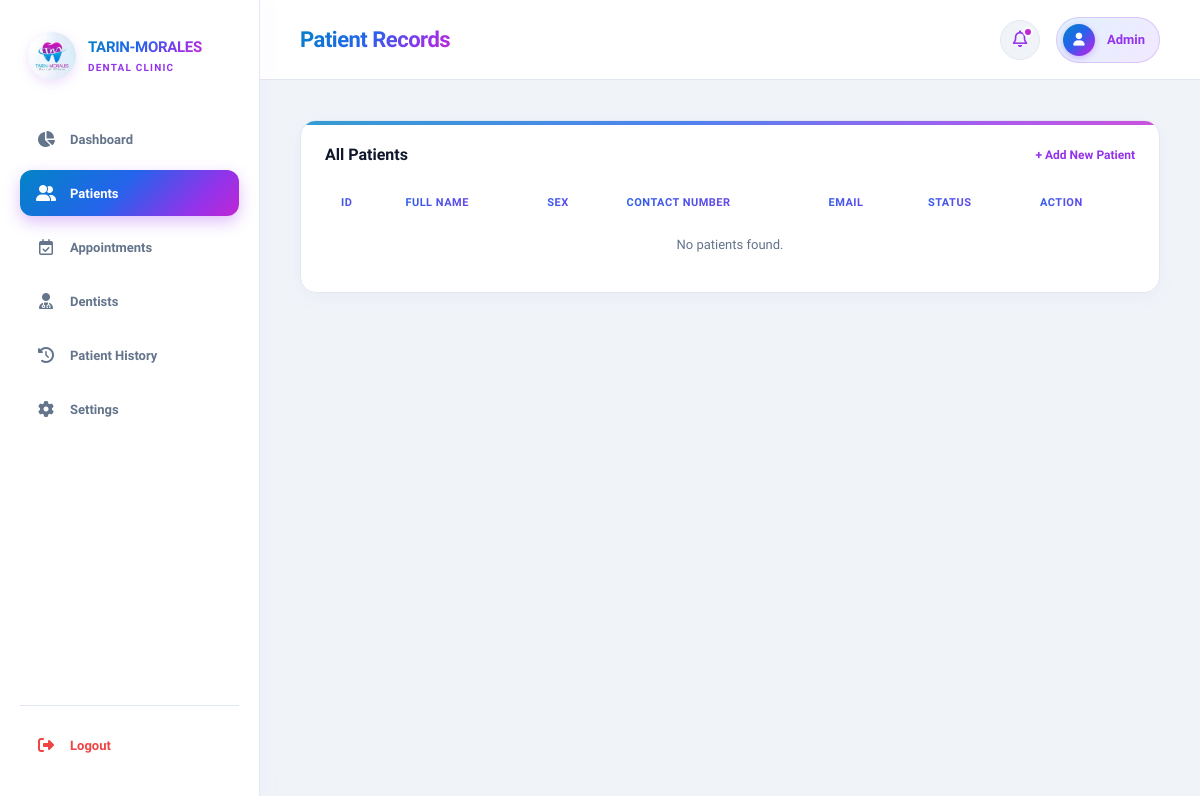
/admin/dashboard/patients.php, run on an earlier commit of the app's database.
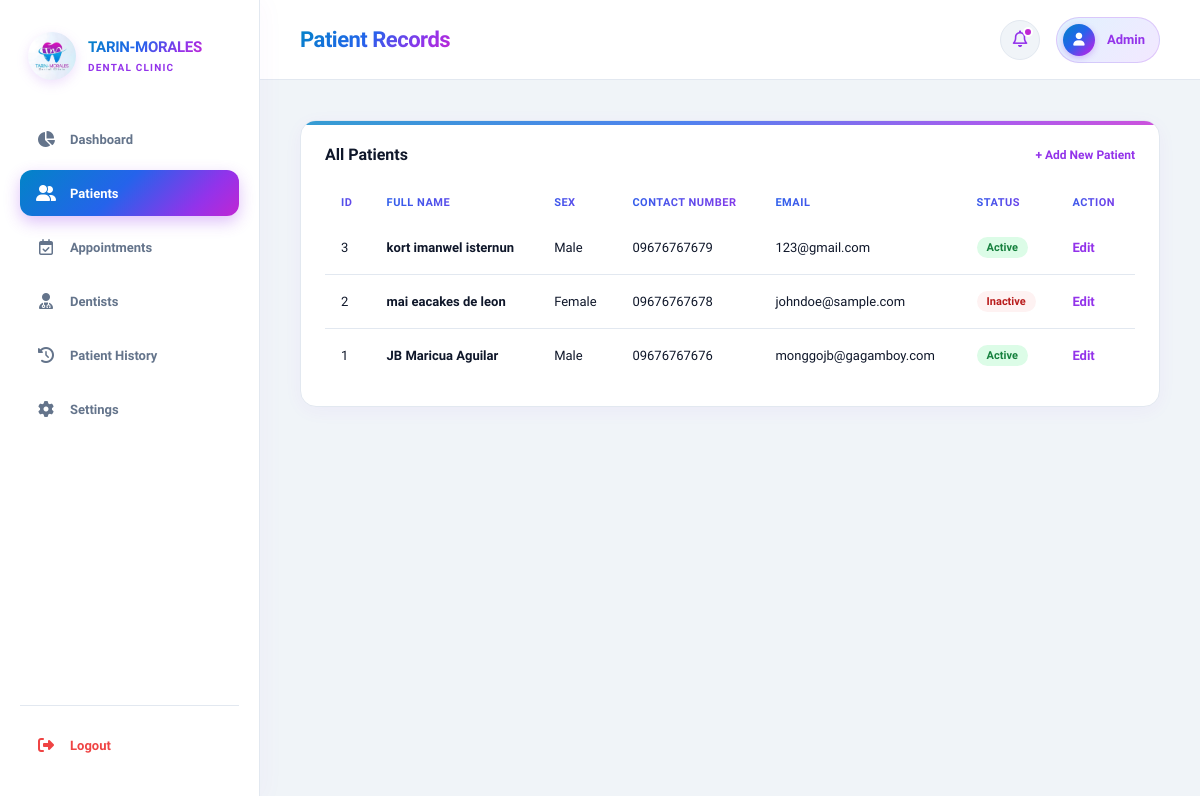
And on a later commit of the database.
### tables this page shows
CREATE TABLE `tbl_patients` (
  `patient_id` int(11) NOT NULL,
  `user_id` int(11) NOT NULL,
  `first_name` varchar(100) NOT NULL,
  `middle_name` varchar(100) DEFAULT NULL,
  `last_name` varchar(100) NOT NULL,
  `birth_date` date NOT NULL,
  `sex` enum('Male','Female') NOT NULL,
  `contact_number` varchar(20) NOT NULL,
  `address` text NOT NULL,
  `date_registered` datetime DEFAULT current_timestamp()
);

CREATE TABLE `tbl_users` (
  `user_id` int(11) NOT NULL,
  `email` varchar(255) NOT NULL,
  `username` varchar(55) NOT NULL,
  `password` varchar(255) NOT NULL,
  `role` enum('admin','dentist','patient') NOT NULL,
  `status` enum('active','inactive') DEFAULT 'active',
  `created_at` datetime DEFAULT current_timestamp()
);

### admin/db.php (called while the page is built, shortened)
<?php
$admin_name = $_SESSION['full_name'] ?? "Admin";
$current_page = basename($_SERVER['PHP_SELF']);
?>

### admin/dashboard/patients.php (the view, shortened to what this page needs)
<?php
$header_title = "Patient Records";
include __DIR__ . '/includes/header.php';
$stmtPatients = $pdo->query("
    SELECT
        p.patient_id,
        p.first_name,
        p.middle_name,
        p.last_name,
        p.sex,
        p.contact_number,
        p.address,
        p.date_registered,
        u.email,
        u.status AS user_status
    FROM tbl_patients p
    LEFT JOIN tbl_users u ON p.user_id = u.user_id
    ORDER BY p.patient_id DESC
");
$patients = $stmtPatients->fetchAll(PDO::FETCH_ASSOC);
?>
<div class="card">
  <div class="head">
    <h3>All Patients</h3>
    <a href="add-patient.php">+ Add New Patient</a>
  </div>
  <div class="table-container">
    <table>
      <thead>
        <tr>
          <th>ID</th>
          <th>Full Name</th>
          <th>Sex</th>
          <th>Contact Number</th>
          <th>Email</th>
          <th>Status</th>
          <th>Action</th>
        </tr>
      </thead>
      <tbody>
        <?php if (!empty($patients)): ?>
          <?php foreach ($patients as $p): ?>
            <?php
              $middle_initial = !empty($p['middle_name']) ? ' ' . $p['middle_name'] . ' ' : ' ';
              $full_name = trim($p['first_name'] . $middle_initial . $p['last_name']);
            ?>
            <tr>
              <td><?php echo htmlspecialchars((string)$p['patient_id'], ENT_QUOTES, 'UTF-8'); ?></td>
              <td class="patient-cell"><?php echo htmlspecialchars($full_name ?: 'Unknown Patient', ENT_QUOTES, 'UTF-8'); ?></td>
              <td><?php echo htmlspecialchars($p['sex'] ?? 'N/A', ENT_QUOTES, 'UTF-8'); ?></td>
              <td><?php echo htmlspecialchars($p['contact_number'] ?? 'N/A', ENT_QUOTES, 'UTF-8'); ?></td>
              <td><?php echo htmlspecialchars($p['email'] ?? 'N/A', ENT_QUOTES, 'UTF-8'); ?></td>
              <td>
                <?php $status_class = strtolower($p['user_status'] ?? 'active'); ?>
                <span class="status <?php echo htmlspecialchars($status_class, ENT_QUOTES, 'UTF-8'); ?>">
                  <?php echo htmlspecialchars(ucfirst(str_replace('_', ' ', $p['user_status'] ?? 'Active')), ENT_QUOTES, 'UTF-8'); ?>
                </span>
              </td>
              <td>
                <a href="edit-patient.php?id=<?php echo (int)$p['patient_id']; ?>" style="color: var(--brand-purple, #9333ea); text-decoration: none; font-weight: 600;">Edit</a>
              </td>
            </tr>
          <?php endforeach; ?>
        <?php else: ?>
          <tr>
            <td colspan="7" style="text-align: center; color: var(--text-muted);">No patients found.</td>
          </tr>
        <?php endif; ?>
      </tbody>
    </table>
  </div>
</div>
<?php include __DIR__ . '/includes/footer.php'; ?>

### admin/dashboard/includes/header.php (shortened to what this page needs)
<?php
require_once __DIR__ . '/../../db.php';
$admin_display_name = $_SESSION['admin_name'] ?? $admin_name ?? 'Admin';
?>
<!doctype html>
<html lang="en">
<head>
  <link rel="stylesheet" href="https://cdnjs.cloudflare.com/ajax/libs/font-awesome/6.4.0/css/all.min.css">
</head>
<body>
  <div class="app-container">
    <aside class="side">
      <div class="brand">
        <img src="../../images/logo.jpg" alt="Tarin-Morales Logo" class="brand-logo-img" onerror="this.src='https://via.placeholder.com/48?text=TM'">
        <div class="brand-text">
          <h2>TARIN-MORALES</h2>
          <small>Dental Clinic</small>
        </div>
      </div>
      <nav class="nav">
        <a class="<?php echo isset($current_page) && $current_page == 'dashboard.php' ? 'active' : ''; ?>" href="dashboard.php" title="Dashboard"><i class="fa-solid fa-chart-pie"></i><span>Dashboard</span></a>
        <a class="<?php echo isset($current_page) && $current_page == 'patients.php' ? 'active' : ''; ?>" href="patients.php" title="Patients"><i class="fa-solid fa-user-group"></i><span>Patients</span></a>
        <a class="<?php echo isset($current_page) && $current_page == 'appointments.php' ? 'active' : ''; ?>" href="appointments.php" title="Appointments"><i class="fa-regular fa-calendar-check"></i><span>Appointments</span></a>
        <a class="<?php echo isset($current_page) && $current_page == 'dentists.php' ? 'active' : ''; ?>" href="dentists.php" title="Dentists"><i class="fa-solid fa-user-doctor"></i><span>Dentists</span></a>
        <a class="<?php echo isset($current_page) && $current_page == 'history.php' ? 'active' : ''; ?>" href="history.php" title="Patient History"><i class="fa-solid fa-clock-rotate-left"></i><span>Patient History</span></a>
        <a class="<?php echo isset($current_page) && $current_page == 'settings.php' ? 'active' : ''; ?>" href="settings.php" title="Settings"><i class="fa-solid fa-gear"></i><span>Settings</span></a>
      </nav>
      <div class="logout">
        <a href="logout.php" title="Logout"><i class="fa-solid fa-right-from-bracket"></i><span>Logout</span></a>
      </div>
    </aside>
    <main class="main">
      <header class="top">
        <h1><?php echo isset($header_title) ? htmlspecialchars($header_title, ENT_QUOTES, 'UTF-8') : 'Dashboard Overview'; ?></h1>
        <div class="admin">
          <button class="icon-btn" id="bellBtn" title="Notifications">
            <span class="badge"></span>
          </button>
          <div class="profile-menu" id="profileMenuBtn">
            <div class="avatar"><i class="fa-solid fa-user"></i></div>
            <span><?php echo htmlspecialchars($admin_display_name, ENT_QUOTES, 'UTF-8'); ?></span>
          </div>
        </div>
      </header>
      <section class="content">

### admin/dashboard/includes/footer.php (shortened to what this page needs)
</section>
  </main>
</div>
</body>
</html>

What changed in the data, as far as the page shows it:
added tbl_patients: patient_id "3", first_name+middle_name+last_name "kort imanwel isternun", sex "Male", contact_number "09676767679", user.email "123@gmail.com", user.status "Active"
added tbl_patients: patient_id "2", first_name+middle_name+last_name "mai eacakes de leon", sex "Female", contact_number "09676767678", user.email "johndoe@sample.com", user.status "Inactive"
added tbl_patients: patient_id "1", first_name+middle_name+last_name "JB Maricua Aguilar", sex "Male", contact_number "09676767676", user.email "monggojb@gagamboy.com", user.status "Active"
Also different on the page:
text no longer shown: "No patients found."
